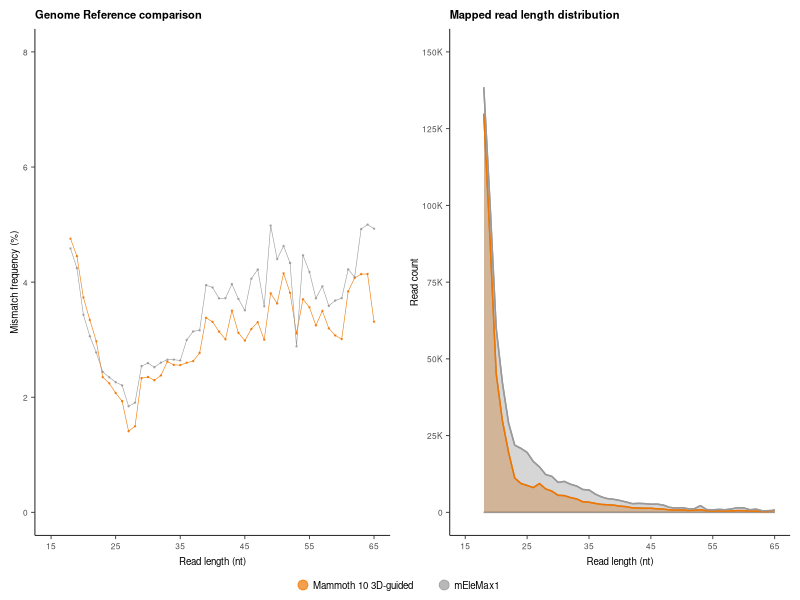

Write the R code that produced this figure.
#######################################
#                                     #
#     Figures S2A-B. Mammoth aRNA     #
#   Dr. Emilio Marmol-Sanchez. 2025   #
#                                     #
#######################################


library(ggplot2)
library(ggpubr)

setwd("") #Insert path to Figure auxiliary files



Align = read.delim("Figure_S2A_Table.txt", header=T)
Align$Reference = factor(Align$Reference, levels=c("Mammoth 10 3D-guided", "mEleMax1"))

Length = read.delim("Figure_S2B_Table.txt", header=T)
Length$Reference = factor(Length$Reference, levels=c("Mammoth 10 3D-guided", "mEleMax1"))




setwd("") #Insert path to output Figure PDFs

#Figure S2A-B
Align1 = ggplot(Align, aes(x = Length, y = Mismatch, color=Reference, fill=Reference)) +
  geom_point(size = 0.2, alpha=0.7) + geom_line(linewidth=0.2) +
  
  theme_classic() +
  
  ylab("Mismatch frequency (%)") +
  xlab("Read length (nt)") +
  scale_y_continuous(limits = c(0, 0.08), breaks = seq(0, 0.08, 0.02),
                     labels = c("0", "2", "4", "6", "8")) +
  scale_x_continuous(limits = c(15, 65), breaks = seq(15, 65, 10),
                     labels = c("15", "25", "35", "45", "55", "65")) +
  
  scale_fill_manual(values=c("mEleMax1" = "grey60", "Mammoth 10 3D-guided" = "darkorange2"), 
                    labels=c("mEleMax1" = "mEleMax1", "Mammoth 10 3D-guided" = "Mammoth 10 3D-guided")) +
  scale_color_manual(values=c("mEleMax1" = "grey60", "Mammoth 10 3D-guided" = "darkorange2"), 
                     labels=c("mEleMax1" = "mEleMax1", "Mammoth 10 3D-guided" = "Mammoth 10 3D-guided")) +
  guides(color = guide_legend(override.aes = list(size = 3, linewidth = 0)),
         fill = guide_legend(override.aes = list(alpha = 0.7))) +
  
  theme(legend.key.size = unit(0.65, 'lines'),
        legend.key.height = unit(1.5, "lines"),
        legend.key.width = unit(1, "lines")) + 
  theme(legend.spacing.x = unit(1,"lines"),
        legend.margin = margin(t=-5)) +
  
  theme(legend.position = "bottom", 
        legend.title = element_blank(), 
        legend.text = element_text(size = 7, margin = margin(r = 5))) +
  
  theme(axis.text.x = element_text(size = 6),
        axis.text.y = element_text(size = 6),
        axis.title.y = element_text(size = 7, margin = margin(r=2.5)),
        axis.title.x = element_text(size = 7, margin = margin(t=5)),
        axis.line = element_line(linewidth = 0.3),
        axis.ticks = element_line(linewidth = 0.3),
        plot.margin = margin(t = 0.25, r = 0.25, b = 0.25, l = 0.25, "cm")) +
  
  ggtitle("Genome Reference comparison") + theme(plot.title = element_text(size = 8)) +
  theme(plot.title = element_text(face="bold"))


Align2 = ggplot(Length, aes(x = Length, y = Count, color=Reference, fill=Reference)) +
  geom_ribbon(aes(ymin = 0, ymax = Count), alpha = 0.4) +
  geom_line(linewidth=0.5) + 
  
  theme_classic() +
  
  ylab("Read count") +
  xlab("Read length (nt)") +
  scale_y_continuous(limits = c(0, 150000), breaks = seq(0, 150000, 25000),
                     labels = c("0", "25K", "50K", "75K", "100K", "125K", "150K")) +
  scale_x_continuous(limits = c(15, 65), breaks = seq(15, 65, 10),
                     labels = c("15", "25", "35", "45", "55", "65")) +
  
  scale_fill_manual(values=c("mEleMax1" = "grey60", "Mammoth 10 3D-guided" = "darkorange2"), 
                    labels=c("mEleMax1" = "mEleMax1", "Mammoth 10 3D-guided" = "Mammoth 10 3D-guided")) +
  scale_color_manual(values=c("mEleMax1" = "grey60", "Mammoth 10 3D-guided" = "darkorange2"), 
                     labels=c("mEleMax1" = "mEleMax1", "Mammoth 10 3D-guided" = "Mammoth 10 3D-guided")) +
  guides(color = guide_legend(override.aes = list(size = 3, linewidth = 0)),
         fill = guide_legend(override.aes = list(alpha = 0.7))) +
  
  theme(legend.key.size = unit(0.65, 'lines'),
        legend.key.height = unit(1.5, "lines"),
        legend.key.width = unit(1, "lines")) + 
  theme(legend.spacing.x = unit(1,"lines"),
        legend.margin = margin(t=-5)) +
  
  theme(legend.position = "bottom", 
        legend.title = element_blank(), 
        legend.text = element_text(size = 7, margin = margin(r = 5))) +
  
  theme(axis.text.x = element_text(size = 6),
        axis.text.y = element_text(size = 6),
        axis.title.y = element_text(size = 7, margin = margin(r=2.5)),
        axis.title.x = element_text(size = 7, margin = margin(t=5)),
        axis.line = element_line(linewidth = 0.3),
        axis.ticks = element_line(linewidth = 0.3),
        plot.margin = margin(t = 0.25, r = 0.25, b = 0.25, l = 0.25, "cm")) +
  
  ggtitle("Mapped read length distribution") + theme(plot.title = element_text(size = 8)) +
  theme(plot.title = element_text(face="bold"))



pdf("aRNA_Mammoth_Figure_S2A-B.pdf", height = 45/25.4, width = 165/25.4)
ggarrange(Align1, Align2, ncol=2, nrow=1, common.legend = TRUE, legend="bottom")

dev.off()
